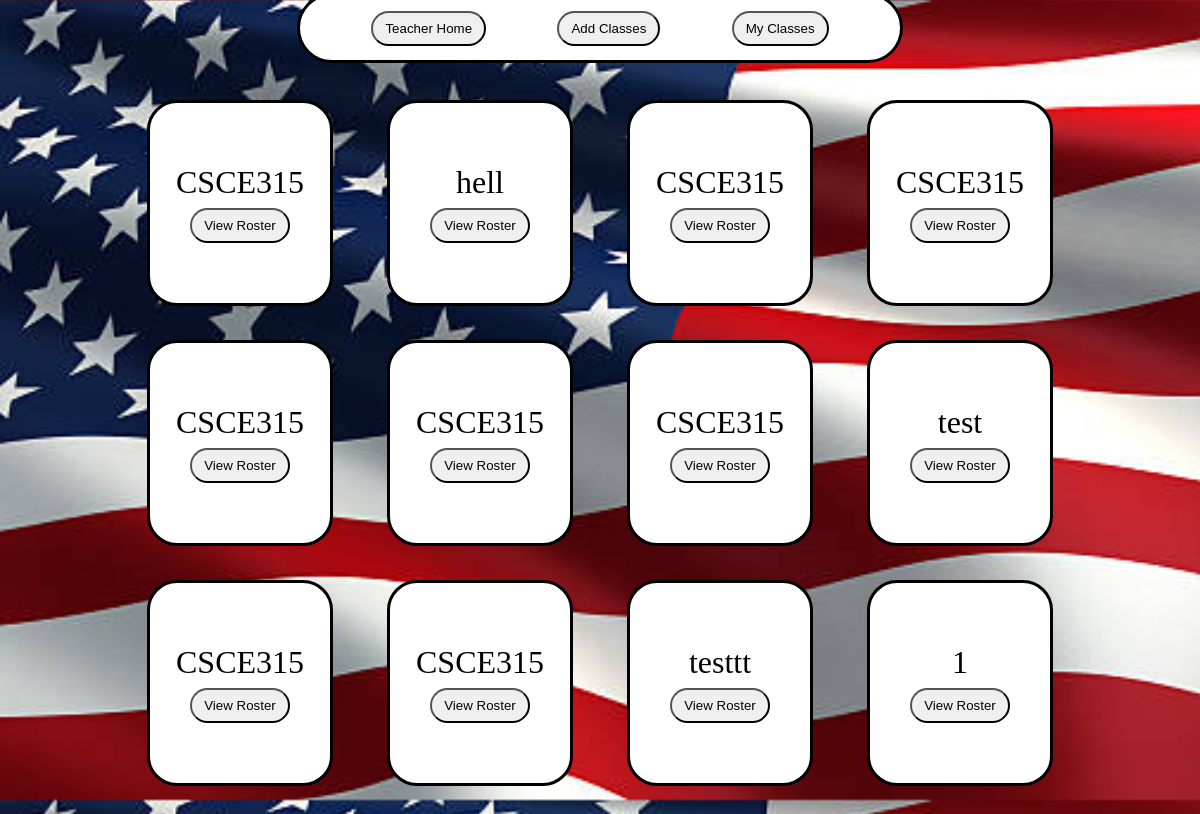
Before: /model-entries/ with the older database file.
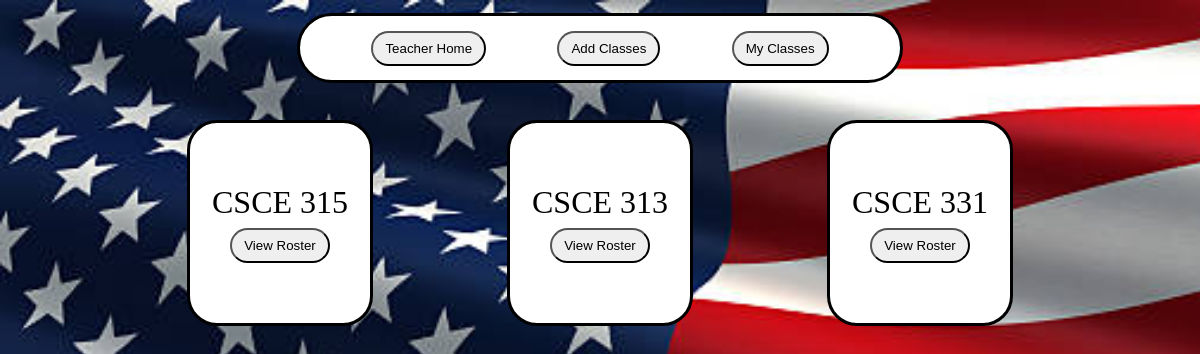
After: the same page with the newer database file.
### myapp/models.py (models this page shows, shortened)
class TeachersClass(models.Model):
    class_name = models.CharField(max_length=100)
    teacher_name = models.CharField(max_length=100)

### myapp/views.py (the view)
# urls.py: path('model-entries/', views.view_model_entries, name='view_model_entries'),
def view_model_entries(request):
    entries = TeachersClass.objects.all()  # Query all entries in MyModel
    return render(request, 'app/model_entries.html', {'entries': entries})

### myapp/templates/app/model_entries.html (shortened to what this page needs)
<!DOCTYPE html>
<html>
<head>
    {% load static %}
    <link  rel="stylesheet" href="{% static 'myapp/styles/base.css' %}">
    <link  rel="stylesheet" href="{% static 'myapp/styles/entries.css' %}">
</head>
<body>
    <div id="index-container">
        <div id="nav-container">
            <div id="navbar">
                <a href="{% url 'index' %}">
                    <button id="home">Teacher Home</button>
                </a>
                <a href="{% url 'classes' %}">
                    <button id="class-list">Add Classes</button>
                </a>
                <a href="{% url 'view_model_entries' %}">
                    <button id="class-list">My Classes</button>
                </a>
            </div>
        </div>
        <div id="content-container">
            {% for entry in entries %}
            <div id="entry-wrapper">
                <div id="entry">
                    <div id="title">
                        {{entry.class_name }}
                        <a id="click-class" href="{% url 'single_class' %}">
                            <button>View Roster</button>
                        </a>
                    </div>
                </div>
            </div>
        {% endfor %}
        </div>
    </div>
</body>
</html>

### myapp/static/myapp/styles/base.css (style rules this page uses)
body { margin: 0px; padding: 0px; background-color: lightcyan; background-image: url('../image.jpg'); background-size: cover; }
#index-container { margin: 0px; padding: 0px; display: flex; flex-direction: column; align-content: center; justify-content: center; align-items: center; height: 100vh; }
#nav-container { display: flex; justify-content: center; align-items: center; height: 10vh; }
#navbar { margin-top: 2vh; height: 8vh; width: 50vw; display: flex; justify-content: space-evenly; align-items: center; background-color: white; border: 3px black solid; border-radius: 40px; }
button { padding-top: 1vh; padding-bottom: 1vh; padding-right: 1vw; padding-left: 1vw; border-radius: 20px; scale: 1; transition: .5s; }

### myapp/static/myapp/styles/entries.css (style rules this page uses)
#content-container { display: flex; justify-content: space-around; flex-wrap: wrap; width: 80vw; height: 90vh; margin-top: 5vh; }
#entry-wrapper { display: flex; justify-content: center; align-content: center; width: 20vw; height: 30vh; }
#entry { display: flex; justify-content: center; align-content: center; flex-direction: column; width: 15vw; height: 25vh; background-color: white; border: 3px solid black; border-radius: 30px; }
#title { text-align: center; font-size: xx-large; display: flex; flex-direction: column; }

Changed rows visible on the page:
removed TeachersClass: class_name "CSCE315"
removed TeachersClass: class_name "hell"
removed TeachersClass: class_name "CSCE315"
removed TeachersClass: class_name "CSCE315"
removed TeachersClass: class_name "CSCE315"
removed TeachersClass: class_name "CSCE315"
removed TeachersClass: class_name "CSCE315"
removed TeachersClass: class_name "test"
removed TeachersClass: class_name "CSCE315"
removed TeachersClass: class_name "CSCE315"
removed TeachersClass: class_name "testtt"
removed TeachersClass: class_name "1"
added TeachersClass: class_name "CSCE 315"
added TeachersClass: class_name "CSCE 313"
added TeachersClass: class_name "CSCE 331"
